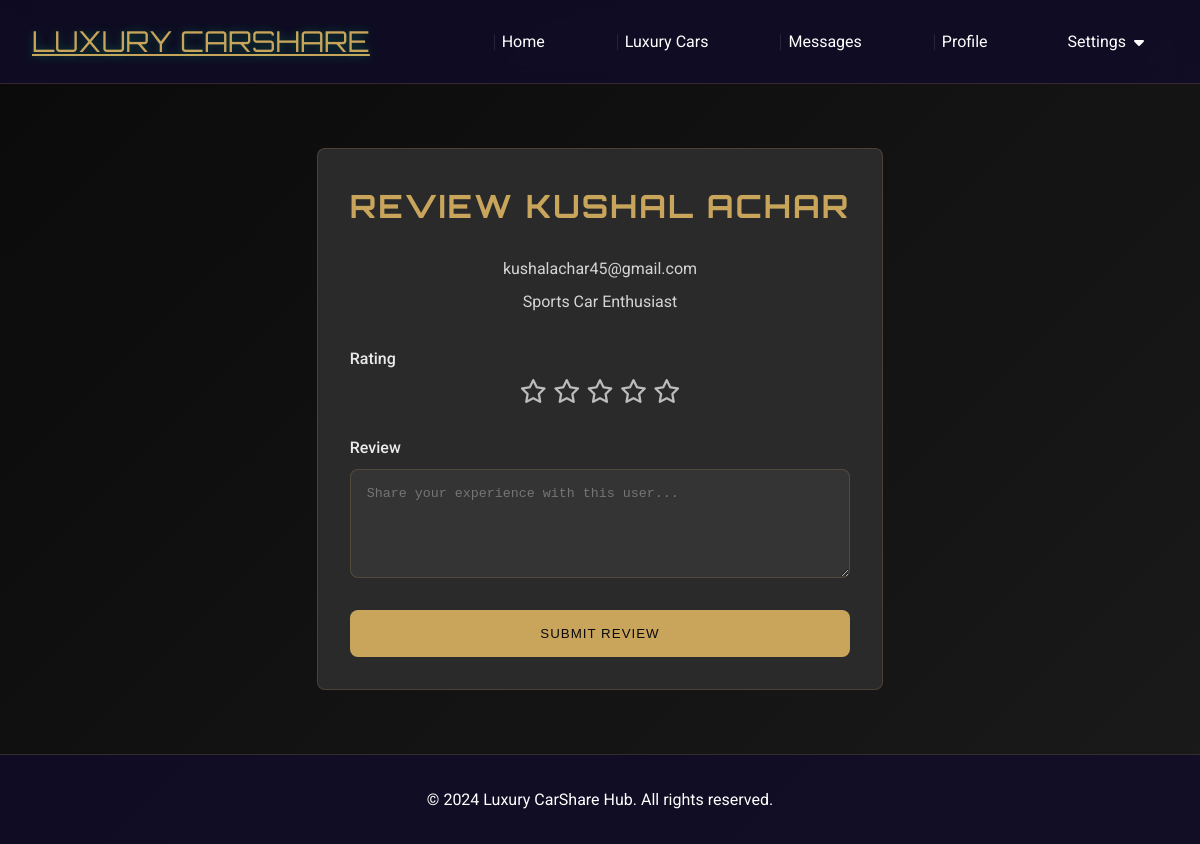
Page /write-review/1 (signed in) on the committed database.
### app.py (models this page shows, shortened)
class User(UserMixin, db.Model):
    id = db.Column(db.Integer, primary_key=True)
    email = db.Column(db.String(120), unique=True, nullable=False)
    password_hash = db.Column(db.String(128))
    name = db.Column(db.String(100))
    phone = db.Column(db.String(20))
    location = db.Column(db.String(100))
    bio = db.Column(db.Text)
    is_driver = db.Column(db.Boolean, default=False)
    cars = db.relationship('Car', backref='owner', lazy=True)
    bookings = db.relationship('Booking', backref='user', lazy=True)
    reviews_received = db.relationship('Review', backref='reviewed_user', lazy=True, foreign_keys='Review.reviewed_user_id')
    reviews_given = db.relationship('Review', backref='reviewer', lazy=True, foreign_keys='Review.reviewer_id')
    sent_messages = db.relationship('Message', foreign_keys='Message.sender_id', backref='sender', lazy=True)
    received_messages = db.relationship('Message', foreign_keys='Message.receiver_id', backref='receiver', lazy=True)

### app.py (the view, shortened to what this page needs)
@app.route('/write-review/<int:user_id>')
@login_required
def write_review(user_id):
    user = User.query.get_or_404(user_id)
    if user.id == current_user.id:
        flash('You cannot review yourself!')
        return redirect(url_for('user_profile', user_id=user_id))
    can_review = False
    if user.cars:
        completed_bookings = Booking.query.filter(
            Booking.car_id.in_([car.id for car in user.cars]),
            Booking.user_id == current_user.id,
            Booking.status == 'approved'
        ).all()
        if completed_bookings:
            can_review = True
    if not can_review:
        flash('You can only review users after completing a booking with them!')
        return redirect(url_for('user_profile', user_id=user_id))
    existing_review = Review.query.filter_by(
        reviewer_id=current_user.id,
        reviewed_user_id=user_id
    ).first()
    return render_template('review.html', user=user, existing_review=existing_review)

### app.py (called while the page is built)
@login_manager.user_loader
def load_user(user_id):
    return User.query.get(int(user_id))

@app.context_processor
def inject_unread_count():
    if current_user.is_authenticated:
        unread_count = Message.query.filter_by(receiver_id=current_user.id, is_read=False).count()
        return {'unread_message_count': unread_count}
    return {'unread_message_count': 0}

### templates/review.html (shortened to what this page needs)
{% extends "base.html" %}
{% block content %}
<div class="review-container">
    <div class="review-card glass-panel">
        <h1 class="luxury-title">Review {{ user.name }}</h1>
        <div class="user-info">
            <p class="email">{{ user.email }}</p>
            {% if user.bio %}
                <p class="bio">{{ user.bio }}</p>
            {% endif %}
        </div>
        <form action="{{ url_for('review_user', user_id=user.id) }}" method="POST" class="review-form">
            <div class="form-group">
                <label for="rating">Rating</label>
                <div class="star-rating">
                    <div class="star-input">
                        <label for="rating-5" class="fas fa-star"></label>
                        <label for="rating-4" class="fas fa-star"></label>
                        <label for="rating-3" class="fas fa-star"></label>
                        <label for="rating-2" class="fas fa-star"></label>
                        <label for="rating-1" class="fas fa-star"></label>
                    </div>
                </div>
            </div>
            <div class="form-group">
                <label for="comment">Review</label>
                <textarea id="comment" name="comment" rows="5" placeholder="Share your experience with this user..." required></textarea>
            </div>
            <button type="submit" class="btn btn-gold">Submit Review</button>
        </form>
    </div>
</div>
{% endblock %}

### static/css/style.css (style rules this page uses)
:root { --primary-color: #0a0a0a; --secondary-color: #1a1a1a; --accent-color: #c9a55c; --text-color: #ffffff; --card-bg: rgba(255, 255, 255, 0.05); --gradient: linear-gradient(135deg, var(--primary-color), var(--secondary-color)); --glass-effect: rgba(255, 255, 255, 0.05); --glass-border: rgba(201, 165, 92, 0.2); --gold-glow: 0 0 20px rgba(201, 165, 92, 0.3); }
* { margin: 0; padding: 0; box-sizing: border-box; }
body { font-family: 'Roboto', sans-serif; background: var(--gradient); color: var(--text-color); min-height: 100vh; display: flex; flex-direction: column; line-height: 1.6; }
.btn { background: var(--accent-color); color: var(--primary-color); border: none; padding: 0.8rem 1.5rem; border-radius: 8px; cursor: pointer; font-weight: 500; transition: all 0.3s ease; text-decoration: none; display: inline-block; text-align: center; text-transform: uppercase; letter-spacing: 1px; }
.form-group { margin-bottom: 1.5rem; }
.form-group label { display: block; margin-bottom: 0.5rem; color: var(--text-color); font-weight: 500; }
.form-group input, .form-group select, .form-group textarea { width: 100%; padding: 1rem; border: 1px solid var(--glass-border); border-radius: 8px; background: var(--glass-effect); color: var(--text-color); transition: all 0.3s ease; }
.review-card { background: var(--glass-effect); padding: 1.5rem; border-radius: 10px; margin-bottom: 1rem; border: 1px solid var(--glass-border); }
.review-card { background: rgba(255, 255, 255, 0.1); padding: 1rem; border-radius: 10px; margin: 1rem 0; }
.review-card { background: #2a2a2a; border-radius: 8px; padding: 1rem; margin-bottom: 1rem; }
.star-rating { display: flex; flex-direction: row-reverse; justify-content: flex-end; margin: 0.5rem 0; }
.star-rating label { color: #ddd; cursor: pointer; font-size: 1.5rem; padding: 0 0.2rem; }

### templates/review.html (style rules this page uses)
.review-container { max-width: 800px; margin: 2rem auto; padding: 0 1rem; }
.review-card { padding: 2rem; }
.luxury-title { color: var(--accent-color); font-family: 'Orbitron', sans-serif; text-transform: uppercase; letter-spacing: 2px; margin-bottom: 1.5rem; text-align: center; }
.user-info { margin-bottom: 2rem; text-align: center; }
.email { color: var(--text-color); opacity: 0.8; margin-bottom: 0.5rem; }
.bio { color: var(--text-color); opacity: 0.8; line-height: 1.5; }
.review-form { max-width: 600px; margin: 0 auto; }
.form-group { margin-bottom: 1.5rem; }
.form-group label { display: block; margin-bottom: 0.5rem; color: var(--text-color); opacity: 0.9; }
.star-rating { display: flex; justify-content: center; margin-bottom: 1rem; }
.star-input { display: flex; flex-direction: row-reverse; font-size: 2rem; }
.star-input label { cursor: pointer; color: #ccc; padding: 0 0.2rem; transition: color 0.3s ease; }
textarea { width: 100%; padding: 1rem; background: var(--glass-effect); border: 1px solid var(--glass-border); border-radius: 0.5rem; color: var(--text-color); resize: vertical; }
.btn-gold { width: 100%; padding: 1rem; }

### rows in the picture
User: name "KUSHAL ACHAR", email "kushalachar45@gmail.com", bio "Sports Car Enthusiast"
